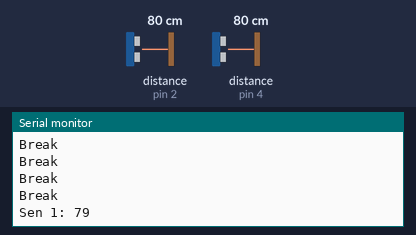
Bench run of a sketch on a simulated Arduino Uno, built with avr-gcc and run on an emulated ATmega328P. Parts: the last lines printed to the serial monitor. Wiring (inferred from the names in the program): 2 × ultrasonic range finder: trigger pin 3, echo pin 2 / trigger pin 5, echo pin 4. The test bench sets the inputs (shaded band); at power-on: distance to the obstacle (sensors on pin 2, pin 4) 80 cm. The echo pulse lasts 58.3 µs per cm.

Above: at 1.2 s.
1.3 s: distance to the obstacle (sensor on pin 2) set to 2 cm
At 2.0 s:
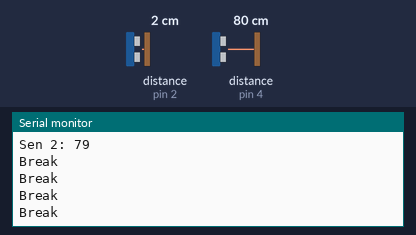
2.8 s: distance to the obstacle (sensor on pin 4) set to 2 cm
At 3.6 s:
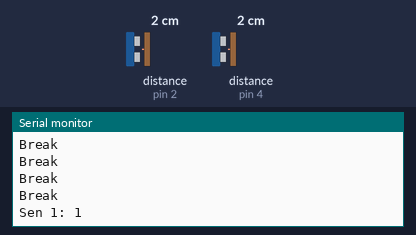
4.3 s: distance to the obstacle (sensor on pin 2) set to 4 cm
At 4.8 s:
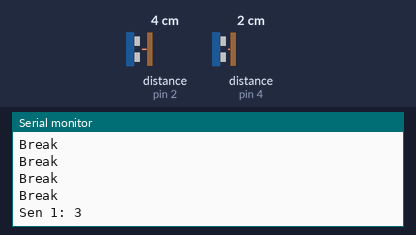
5.8 s: distance to the obstacle (sensor on pin 4) set to 4 cm
At 6.7 s:
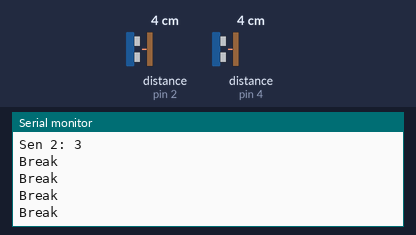
Timing chart, 0 to 8.3 s (numbered marks = the images above; inputs shaded):
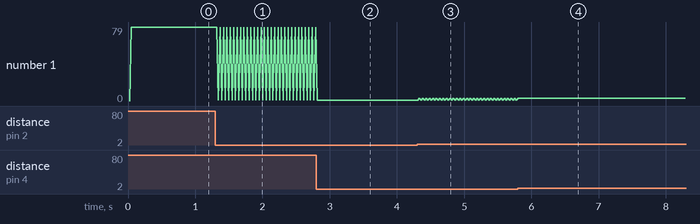

Measured:
- after the input at 1.3 s, the serial monitor: prints a new line after 0.05 s (image 1)
- after the input at 2.8 s, the serial monitor: prints a new line at once (image 2)
- after the input at 4.3 s, the serial monitor: prints a new line at once (image 3)
- after the input at 5.8 s, the serial monitor: prints a new line at once (image 4)

The sketch:

HC-SR04_V3.ino
```cpp
#include <PinChangeInt.h>
#include "HCSR04.h"
#include "Linked_List_Template.h"

#define trig1Pin 3
#define trig2Pin 5
#define echo1Pin 2
#define echo2Pin 4

#define cutOffTime 24000

HCSR04* sensor1 = new HCSR04(trig1Pin, echo1Pin, cutOffTime);
HCSR04* sensor2 = new HCSR04(trig2Pin, echo2Pin, cutOffTime);


void setup() {
  Serial.begin(115200);

  PCintPort::attachInterrupt(echo1Pin, int1Service, CHANGE);
  PCintPort::attachInterrupt(echo2Pin, int2Service, CHANGE);

}

void loop() {
  Serial.println("Break");
  Serial.println("Break");
  Serial.println("Break");
  Serial.println("Break");
  sensor1->ping();
  //sensor2->ping();
  delay(25);
  Serial.print("Sen 1: ");
  Serial.println(sensor1->getDist());
  sensor2->ping();
  delay(25);
  Serial.print("Sen 2: ");
  Serial.println(sensor2->getDist());

}

void int1Service(){
  sensor1->pingInterrupt();
}

void int2Service(){
  sensor2->pingInterrupt();
}
```

HCSR04.cpp
```cpp
#include <Arduino.h>
//#include <PinChangeInt.h>
#include "HCSR04.h"

HCSR04::HCSR04(int trigPin, int echoPin, int cutOffTime = 24000){
  //Default Constructor
  trigPin_ = trigPin;
  echoPin_ = echoPin;
  cutOffTime_ = cutOffTime;

  //Set pins on MCU
  pinMode(echoPin_, INPUT); digitalWrite(echoPin_, HIGH);
  pinMode(trigPin_, OUTPUT); digitalWrite(trigPin_, LOW);

}

void HCSR04::pingInterrupt(){
  //Ping Interrupt Service
  //Samples the response of the sensor to determine the raw distance
  //Will set -1 if distance is greater than about 4 meters
  if (digitalRead(echoPin_) == HIGH){
    startClock_ = micros();
  } else {
    int cycle = micros() - startClock_;
    if (cycle <= cutOffTime_){
      pingDist_ = cycle / 58.2;
    } else {
      pingDist_ = -1;
    }
  }

}

void HCSR04::ping(){
  //Trigger the ultrasonic sensor
  //Will only execute if trigger hasn't been activated recently
  if (micros() - startClock_ >= cutOffTime_){
    pingDist_ = 0; //reset distance
    digitalWrite(trigPin_, HIGH);
    delayMicroseconds(10);
    digitalWrite(trigPin_, LOW);
  }
}

int HCSR04::getDist(){
  return(pingDist_);
}
```

HCSR04.h
```cpp
#ifndef HCSR04_h
#define HCSR04_h

class HCSR04{
  public:
    HCSR04(int trigPin, int echoPin, int cutOffTime);

    void pingInterrupt();

    void ping();

    int getDist();

  private:
    int trigPin_;
    int echoPin_;
    int cutOffTime_;
    int pingDist_;

    unsigned long startClock_;
};


#endif
```

Linked_List_Template.cpp
```cpp
//#include <Arduino.h>
//#include "Linked_List_Template.h"
//
//template<typename T>
//Node<T>::Node(){
//  link_ = NULL;
//  data_ = T();
//}
//
//template<typename T>
//Node<T>::Node(T d, Node<T> * l){
//  link_ = l;
//  data_ = d;
//}
//
//template<typename T>
//Node<T>::~Node(){
//  if (link_!= NULL){delete link_;}
//}
//
//template<typename T>
//T Node<T>::data() const{
//  return(data_);
//}
//
//template<typename T>
//Node<T>* Node<T>::link() const{
//  return(link_);
//}
//
//template<typename T>
//void Node<T>::data(T d){
//  data_ = d;
//}
//
//template<typename T>
//void Node<T>::link(Node<T> * l){
//  link_ = l;
//}
//
//
//
//
//
//
//
```

Linked_List_Template.h
```cpp
#ifndef Linked_List_h
#define Linked_List_h

template<typename T>
class Node {
  public:
    //Constructors
    Node();
    Node(T d, Node<T> * l = NULL);

    //Inspectors
    T data() const;
    Node<T> * link() const;

    //Mutators
    void data(T d); //assign new data to node
    void link(Node<T> * l);

    //Destructor
    ~Node();

  private:

    Node<T> * link_;
    T data_;
};

template<typename T>
Node<T>::Node(){
  link_ = NULL;
  data_ = T();
}

template<typename T>
Node<T>::Node(T d, Node<T> * l){
  link_ = l;
  data_ = d;
}

template<typename T>
Node<T>::~Node(){
  if (link_!= NULL){delete link_;}
}

template<typename T>
T Node<T>::data() const{
  return(data_);
}

template<typename T>
Node<T>* Node<T>::link() const{
  return(link_);
}

template<typename T>
void Node<T>::data(T d){
  data_ = d;
}

template<typename T>
void Node<T>::link(Node<T> * l){
  link_ = l;
}

#endif
```
